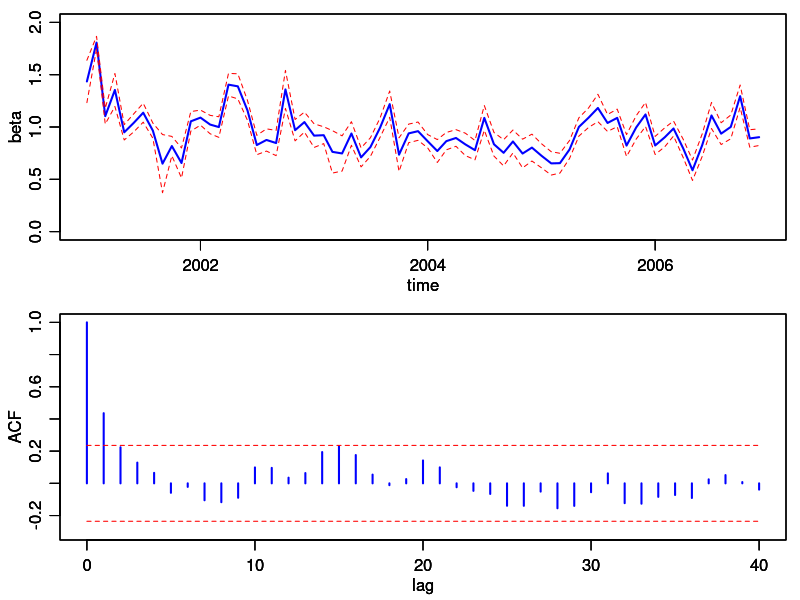

Write R code to recreate this figure.
# clear history
rm(list = ls(all = TRUE))
graphics.off()


# load data
ibm = read.table("ibmBeta.dat", header = F, col.names = c("date", "beta", "conf"))

# if save output as pdf
# pdf(file = "beta_ts_acf.pdf", paper = "special", width = 6, height = 6)
# plots the upper panel
op        = par(no.readonly = TRUE)
par(mgp   = c(1.75, 0.75, 0))
par(mar   = c(3, 3, 0.7, 0.7))
par(mfrow = c(2, 1))
plot(as.Date(as.character(ibm$date), "%Y%m%d"), ibm$beta, type = "l", xlab = "time", 
     ylab = "beta", lwd = 2, col = "blue", ylim = c(0, 2))

# add confidence internal of upper panel
par(new   = T)
plot(as.Date(as.character(ibm$date), "%Y%m%d"), ibm$beta + ibm$conf, type = "l", 
     xlab = "time", ylab = "beta", lwd = 1, col = "red", lty = 2, ylim = c(0, 2))
par(new   = T)
plot(as.Date(as.character(ibm$date), "%Y%m%d"), ibm$beta - ibm$conf, type = "l", 
     xlab = "time", ylab = "beta", lwd = 1, col = "red", lty = 2, ylim = c(0, 2))

# plots the lower panel
acfData   = acf(ibm$beta, lag.max = 40, type = "correlation", plot = FALSE)
conf      = 2/sqrt(length(ibm$beta))
plot(acfData$lag, acfData$acf, type = "h", xlab = "lag", ylab = "ACF", lwd = 2, col = "blue", 
     ylim = c(-0.3, 1))
par(new   = T)
plot(acfData$lag, array(data = conf, dim = length(acfData$lag)), type = "l", xlab = "lag", 
     ylab = "ACF", lwd = 1, col = "red", lty = 2, ylim = c(-0.3, 1))
par(new   = T)
plot(acfData$lag, array(data = -conf, dim = length(acfData$lag)), type = "l", xlab = "lag", 
     ylab = "ACF", lwd = 1, col = "red", lty = 2, ylim = c(-0.3, 1))
